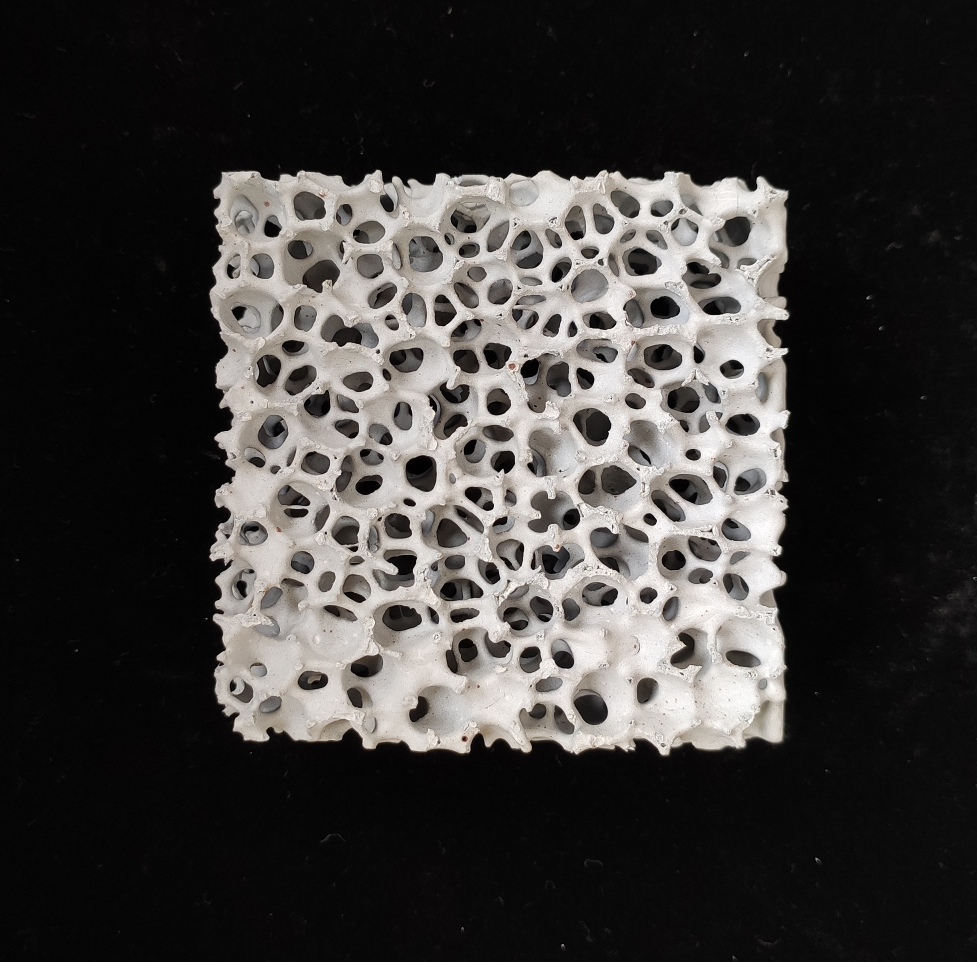
#> input picture closed_holes_detection/test_set/close/yes/5.jpg, 1953 x 1924 px (shown at 1/2 size)
$ python closed_holes_detect.py
#> lines starting #> are read from the running program, lines starting #| are printed output that depends on the picture; after the words box and inside, x2 and y2 are one past the last pixel; in counts of white or black regions, pixels touching at a corner belong together
# -*- coding: utf-8 -*-
'''

   @Time    : 2020/10/3 10:18
   @Author  : liuxu
   @File    : closed_holes_detect.py
   @Software: PyCharm

'''

# 检测堵孔
import cv2
import numpy as np
import os
import math
import matplotlib.pylab as plt

# [7 lines of commented-out code are left out]
filepath = "./test_set/close/yes/5.jpg"
# [20 lines of commented-out code are left out]
IMAGE_WIDTH = 750
IMAGE_HEIGHT = 750

# 存放图像处理过程的列表
all_images = []


# 求窗口内所有的孔径，返回窗口内所有孔洞的孔径
def cal_all_hole_size(contours):
    radius_list = []
    for i in range(len(contours)):
        temp_con = contours[i]
        (x, y), radius = cv2.minEnclosingCircle(temp_con)
        if radius > 0:
            radius_list.append(radius)
    radius_list.sort(reverse=True)
    fileObject = open('holes_size.txt', 'w')
    for r in radius_list:
        if float(r) < 100.0:
            fileObject.write(str(r))
            fileObject.write('\n')
    return radius_list


# 使用plt显示一张图片
# [35 lines left out: functions plt_show_one_pic, plt_show_muti_pic, not called in this run]


# 显示图像
def cv_show(name, img):
    cv2.imshow(name, img)
    # cv2.waitKey(0)


# 对图像resize处理
def row_image_resize(image, width, height):
    # image输入图像，width，height 期望得到的宽和高
    image = cv2.resize(image, (width, height))
    # print("resized image:", image.shape)
    return image


# 读入一张图像,返回
def read_an_gray_image(image_path):
    return cv2.imread(image_path)


# 读入文件夹下的所有图像,返回一个路径的列表,(相对路径)
# [9 lines left out: function read_images, not called in this run]


# #图像预处理函数
def pre_process(rowimage):
    # 显示原图
    # cv_show("row image", rowimage)
    grayimage = cv2.cvtColor(rowimage, cv2.COLOR_BGR2GRAY)  # 灰度化
    all_images.append((grayimage, "grayimage"))  # 填入列表
    resizedimage = row_image_resize(grayimage, IMAGE_WIDTH, IMAGE_HEIGHT)  # resize
    all_images.append((resizedimage, "resizedimage"))  # 填入列表
    cv_show("resizeimg", resizedimage)
    #
    # blur_image = cv2.blur(resizedimage,(3,3))
    # cv_show("blur_img",blur_image)

    # 运用大津算法进行图像分割
    ret, im_th = cv2.threshold(resizedimage, 0, 255, cv2.THRESH_OTSU)

    # 使用全局固定阈值处理
    ret,im_th = cv2.threshold(resizedimage,int(ret+25),255,cv2.THRESH_BINARY)


    cv_show("image after OTSU", im_th)
    all_images.append((im_th, "OTSU"))

    # [24 lines of commented-out code are left out]
    return im_th


# 求滑动窗口内孔径的平均值
# [11 lines left out: function cal_mean_hole_size, not called in this run]


# 占空比计算函数
def cal_duty_cycle_in_rect(cropped_rotated_image, edge_length):


    # 正常区域占空比
    normal_duty_list = []
    # 非正常区域占空比
    unnormal_duty_list = []


    # 中值滤波去除面积微小的区域
    cropped_rotated_image = cv2.medianBlur(cropped_rotated_image, 3)

    print("根据占空比特征检测缺陷")
    # 是否存在堵孔缺陷的标志
    closed_holes_flag = 0
    # [5 lines of commented-out code are left out]
    img = cropped_rotated_image.copy()
    width_0 = img.shape[1]  # numpy的shape方法和
    height_0 = img.shape[0]
    # 减小尺寸后的图像
    mini_img = img[5:(height_0 - 5), 5:(width_0 - 5)]
    all_images.append((mini_img, "mini_img"))  # 填入列表
    print("mini_img shape: ", mini_img.shape)

    # 减小后的尺寸
    width = mini_img.shape[1]  # numpy的shape方法和
    height = mini_img.shape[0]
    # print("width:",width)
    # print("height:",height)

    cv_show("mini:", mini_img)
    th = mini_img.max()  # 因为从二值图像转换RGB-->灰度图,灰度图像也是有两个值th和0
    S = float(edge_length * edge_length)  # 计算滑块的面积
    gray_value_S = S * float(th)  # 当滑块全部落在目标区域内的时候，总的灰度值的和

    # 初始化一个表示孔洞数量的二维数组
    rate_arr = np.zeros(
        [math.ceil((height - edge_length) / 10), math.ceil((width - edge_length) / 10)])  # math.ceil向上取整
    # print("二维数组shape: ",cons_num_arr.shape)

    min_value_rate = 1.0
    # 为提高运算速度，左右和上下相邻两个窗口间隔10px

    black_img = np.zeros_like(mini_img)  # 创建一个同大小的(0,0,0)黑色图像
    white_img = black_img
    white_img_rgb = cv2.cvtColor(white_img, cv2.COLOR_GRAY2BGR)

    mini_img_rgb = cv2.cvtColor(mini_img, cv2.COLOR_GRAY2BGR)
    for row in range(0, int(height - edge_length), 10):
        for col in range(0, int(width - edge_length), 10):
            temp_img = mini_img[int(row):int(row + edge_length), int(col):int(col + edge_length)]
            box = [[col, row], [col + edge_length, row], [col + edge_length, row + edge_length],
                   [col, row + edge_length]]  # 堵孔的矩形框
            box = np.array(box)  # list to ndarray
            # print("temp box: ",box)
            temp_sum = temp_img.sum()
            # print("temp_sum value: ", temp_sum)
            temp_rate = float(temp_sum / gray_value_S)
            rate_arr[int(row / 10)][int(col / 10)] = temp_rate

            # print("temp_sum value / gray_value_S={}".format(temp_sum / gray_value_S))
            if temp_rate < min_value_rate:
                min_value_rate = temp_rate

            if temp_rate < 0.055:
                # mini_img_with_rect = cv2.drawContours(mini_img_rgb, [box], 0, (0, 0, 255), 1)
                cv2.drawContours(white_img, [box], 0, (255, 255, 255), cv2.FILLED)
                unnormal_duty_list.append(temp_rate)
            else:
                normal_duty_list.append(temp_rate)

                # cv_show("mini_img_with_rect: ", mini_img_with_rect)
    print("正常区域占空比列表：",normal_duty_list)
    f1 = open("normal_duty_list.txt",'w')
    f2 = open("unnormal_duty_list.txt",'w')

    for line in normal_duty_list:
        f1.write(str(line)+"\n")
    f1.close()
    for line in unnormal_duty_list:
        f2.write(str(line)+"\n")
    f2.close()

    print("正常区域占空比列表的长度：",len(normal_duty_list))
    print("非正常区域占空比列表：",unnormal_duty_list)
    print("非正常区域占空比列表长度：",len(unnormal_duty_list))


    # 把检测的滑动窗口用轮廓算法连接起来
    contours, _ = cv2.findContours(white_img, cv2.RETR_TREE, cv2.CHAIN_APPROX_SIMPLE)

    # cv2.drawContours(white_img_rgb,contours,-1,(0,0,255),thickness=1)
    # cv2.imshow("contours",white_img_rgb)

    cv2.drawContours(mini_img_rgb, contours, -1, (0, 0, 255), thickness=2)
    cv2.imshow("contours", mini_img_rgb)

    print("min_value_rate: ", min_value_rate)
    if min_value_rate < 0.055:
        print("该过滤网存在堵孔缺陷")
    else:
        print("该过滤网不存在堵孔缺陷")

    cv2.imshow("white with rect", white_img)

    return rate_arr

def crap_and_rotate(img, rect):
    box = cv2.boxPoints(rect)
    box = np.int0(box)
    # 对图像进行剪裁和旋转至水平
    width = int(rect[1][0])  # 图像的宽度
    height = int(rect[1][1])  # 图像的高度
    src_pts = box.astype("float32")
    dst_pts = np.array([[0, height - 1],
                        [0, 0],
                        [width - 1, 0],
                        [width - 1, height - 1]], dtype="float32")

    M = cv2.getPerspectiveTransform(src_pts, dst_pts)
    warped = cv2.warpPerspective(img, M, (width, height))

    cv_show("cropped and rotated! ", warped)
    all_images.append((warped, "wrop&rotate"))
    warped_gray = cv2.cvtColor(warped, cv2.COLOR_BGR2GRAY)
    return warped_gray


# 找出区域
def find_closed_holes(preprocessedimage):
    # [6 lines of commented-out code are left out]

    img = preprocessedimage.copy()
    contours, hierarchy = cv2.findContours(img, cv2.RETR_TREE, cv2.CHAIN_APPROX_SIMPLE)
    # [5 lines of commented-out code are left out]
    areas = []  # 轮廓所围成的面积构成的数组
    for idx in range(len(contours)):
        areas.append(cv2.contourArea(contours[idx]))

    largest_idx = np.argmax(np.array(areas))  # 最大面积的下标

    # 最小外接矩形
    rect = cv2.minAreaRect(contours[largest_idx])  # 返回  中心点坐标（x,y) width:rect[1][0] height: rect[1][1] 旋转角度θ
    # print("rect type:", type(rect))
    # print(rect)
    box = cv2.boxPoints(rect)
    box = np.int0(box)
    # print("box type",type(box))
    # print("box:", box)

    # 画出样品的轮廓
    img = preprocessedimage.copy()
    # 为显示彩色,把灰度图像转换为RGB三通道图像
    img_rgb = cv2.cvtColor(img, cv2.COLOR_GRAY2BGR)

    img_with_rect = cv2.drawContours(img_rgb, [box], 0, (0, 0, 255), 2)
    all_images.append((img_with_rect, "img_with_rect"))  # 填入列表

    cv_show("image with rect", img_with_rect)

    new_img_with_rect = crap_and_rotate(img_with_rect, rect)
    cv_show("new_img_with_rect", new_img_with_rect)

    # # 画出样品的轮廓
    # img = preprocessedimage.copy()
    # # 为显示彩色,把灰度图像转换为RGB三通道图像
    # img_rgb = cv2.cvtColor(img_rgb, cv2.COLOR_GRAY2BGR)
    draw_con_img = cv2.drawContours(img_rgb, contours, largest_idx, (255, 0, 0), cv2.FILLED)

    # 显示画出轮廓后的图像
    # cv_show("image with contours", draw_con_img)

    # 图像取差集 imagesub = imagesub1 - imagesub2
    imgsub1 = draw_con_img.copy()
    imgsub2 = preprocessedimage.copy()
    # blur_image为单通道图像，需要转换为RGB图像
    imgsub2 = cv2.cvtColor(imgsub2, cv2.COLOR_GRAY2BGR)

    # 取差集
    imgsub = cv2.subtract(imgsub1, imgsub2)

    all_images.append((imgsub, "sub"))
    # 显示取差集后图像
    cv_show("image substraction", imgsub)

    # 取差集后对图像进行闭运算操作,填补小孔洞
    # 定义矩形结构元
    kernel = cv2.getStructuringElement(cv2.MORPH_RECT, (1, 1))
    closedimg = cv2.morphologyEx(imgsub, cv2.MORPH_CLOSE, kernel, iterations=1)
    cv_show("image after close operation", closedimg)

    # 在取差集后的图像找轮廓
    image_find_contours = closedimg.copy()
    # 二值化,要用到阈值函数cv2.threshold()
    # cv2.findContours()要输入二值图像

    # 灰度化
    image_find_contours_gray = cv2.cvtColor(image_find_contours, cv2.COLOR_BGR2GRAY)
    ret, image_find_contours_bin = cv2.threshold(image_find_contours_gray, 0, 255, cv2.THRESH_OTSU)

    # 在二值图像找出所有轮廓,  过滤网中所有的孔洞的轮廓
    contours, hierarchy = cv2.findContours(image_find_contours_bin, cv2.RETR_TREE, cv2.CHAIN_APPROX_SIMPLE)

    hole_size_list = cal_all_hole_size(contours)
    print("holes size:", hole_size_list)

    areas = []
    for idx in range(len(contours)):
        areas.append(cv2.contourArea(contours[idx]))

    # 在差集图像中画出轮廓
    image_with_cons = cv2.drawContours(image_find_contours, contours, -1, (51, 153, 255), 1)

    all_images.append((image_with_cons, "image_with_cons"))

    cv_show("image_with_cons: ", image_with_cons)

    # 对图像进行剪裁和旋转至水平
    width = int(rect[1][0])  # 图像的宽度
    height = int(rect[1][1])  # 图像的高度
    src_pts = box.astype("float32")
    dst_pts = np.array([[0, height - 1],
                        [0, 0],
                        [width - 1, 0],
                        [width - 1, height - 1]], dtype="float32")

    M = cv2.getPerspectiveTransform(src_pts, dst_pts)
    warped = cv2.warpPerspective(image_with_cons, M, (width, height))

    cv_show("cropped and rotated! ", warped)
    all_images.append((warped, "wrop&rotate"))
    warped_gray = cv2.cvtColor(warped, cv2.COLOR_BGR2GRAY)
    all_images.append((warped_gray, "gray"))


    ###################################占空比与最小生成树检测缺陷#########################################
    # 根据窗口内的占空比
    # 改进后占空比
    arr = cal_duty_cycle_in_rect(warped_gray, int(warped_gray.shape[0] / 5))


# 对单个图像检测
def single_detection(imagepath):
    rowimg = read_an_gray_image(imagepath)
    preproimg = pre_process(rowimg)
    find_closed_holes(preproimg)


# 对文件夹下的所有图像进行检测
# [7 lines left out: function dictory_detection, not called in this run]


# main函数
def main():
    # 对一幅堵孔图像处理
    single_detection(filepath)
#> in read_an_gray_image, returned value is the input picture: shape (1924, 1953, 3); mean B, G, R 57.7, 59.1, 61.2
#> in pre_process, `ret, im_th = cv2.threshold(resizedimage, 0, 255, cv2.THRESH_OTSU)`:
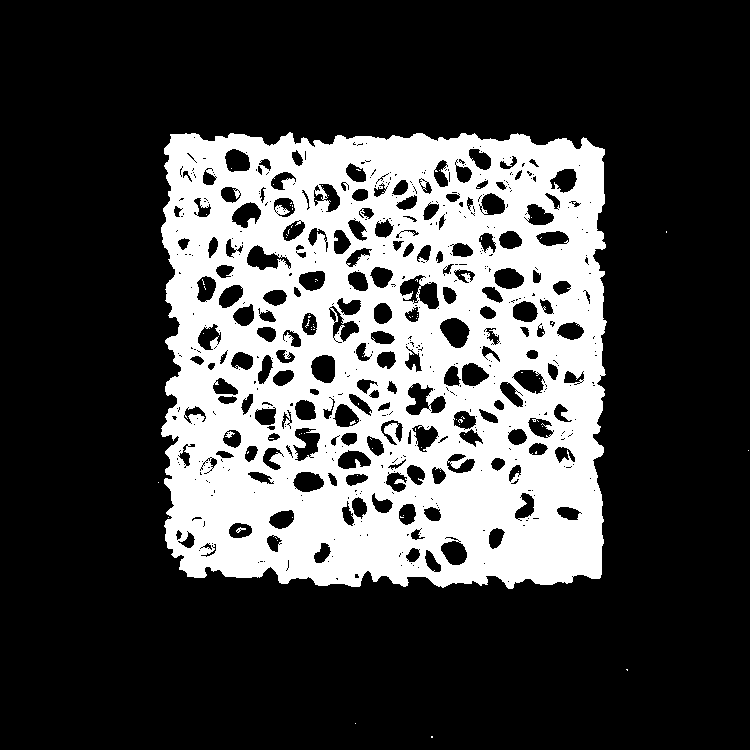
#> im_th: shape (750, 750); 27.2% white; 80 white regions (78 under 20 px), largest, box (x1, y1, x2, y2) and area: (161, 132, 607, 589) 152540, (236, 527, 246, 533) 26
#> in pre_process, `ret, im_th = cv2.threshold(resizedimage, 0, 255, cv2.THRESH_OTSU)`: ret = 99
#> in pre_process, `ret,im_th = cv2.threshold(resizedimage,int(ret+25),255,cv2.THRESH_BINA..`: ret = 124
#> in find_closed_holes, `contours, hierarchy = cv2.findContours(img, cv2.RETR_TREE, cv2.CHAIN_A..`: contours = 1128 contours, 924 with area under 20; largest, box (x1, y1, x2, y2) and area: (161, 133, 607, 589) 189568, (399, 274, 440, 323) 1200, (327, 297, 362, 344) 990, (443, 362, 490, 397) 951, (382, 454, 426, 495) 845
#> after the loop in find_closed_holes, `for idx in range(len(contours)):`: areas = 1128 values, max 189567.5 at index 3, min 0 at index 0, mean 217.6
#> in find_closed_holes, `largest_idx = np.argmax(np.array(areas))`: largest_idx = 3
#> in find_closed_holes, `rect = cv2.minAreaRect(contours[largest_idx])`: rect = ((383.5, 360.5), (455, 445), -90)
#> in find_closed_holes, `box = cv2.boxPoints(rect)`: box = [[606, 588], [161, 588], [161, 133], [606, 133]]
#> in crap_and_rotate, `width = int(rect[1][0])`: width = 455
#> in crap_and_rotate, `height = int(rect[1][1])`: height = 445
#> in crap_and_rotate, `src_pts = box.astype("float32")`: src_pts = [[606, 588], [161, 588], [161, 133], [606, 133]]
#> in crap_and_rotate, `dst_pts = np.array([[0, height - 1], [0, 0], [width - 1, 0], [width - ..`: dst_pts = [[0, 444], [0, 0], [454, 0], [454, 444]]
#> in crap_and_rotate, `M = cv2.getPerspectiveTransform(src_pts, dst_pts)`: M = [[1.88e-16, -0.998, 586.7], [0.998, 0, -160.6], [2.81e-19, 0, 1]]
#> in find_closed_holes, `imgsub = cv2.subtract(imgsub1, imgsub2)`:
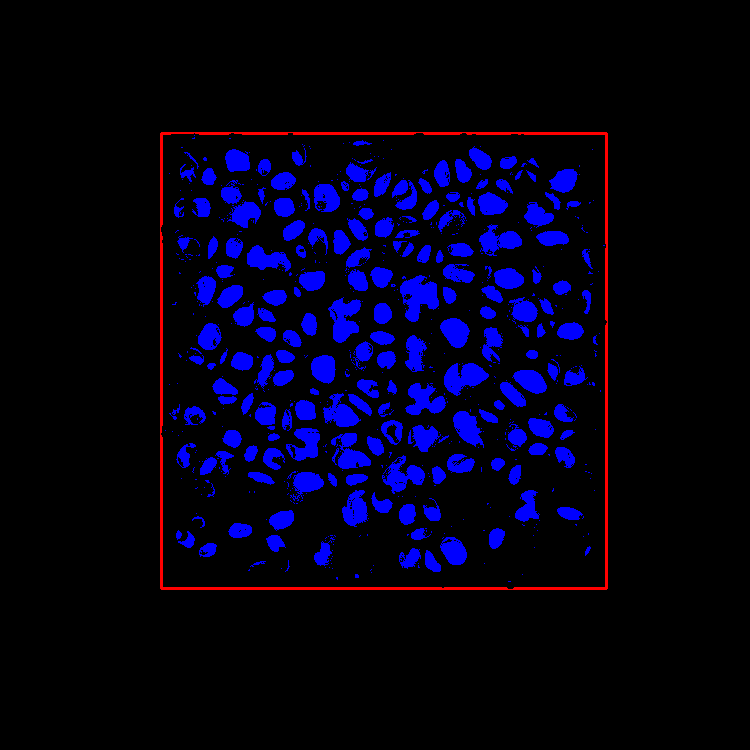
#> imgsub: shape (750, 750, 3); mean B, G, R 22, 0, 2.4
#> in find_closed_holes, `kernel = cv2.getStructuringElement(cv2.MORPH_RECT, (1, 1))`: kernel = [1]
#> in find_closed_holes, `ret, image_find_contours_bin = cv2.threshold(image_find_contours_gray,..`:
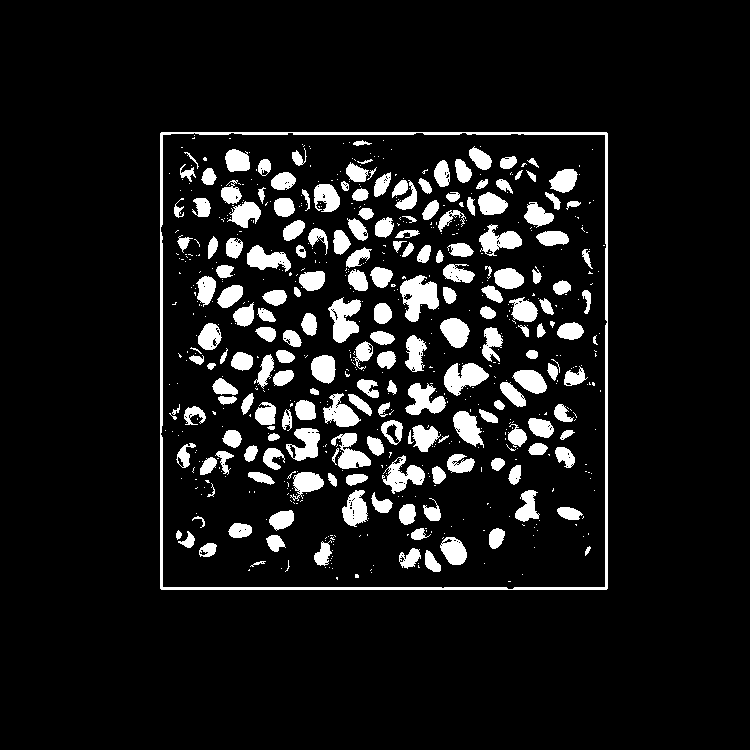
#> image_find_contours_bin: shape (750, 750); 9.5% white; 662 white regions (471 under 20 px)
#> in find_closed_holes, `ret, image_find_contours_bin = cv2.threshold(image_find_contours_gray,..`: ret = 0
#> in find_closed_holes, `contours, hierarchy = cv2.findContours(image_find_contours_bin, cv2.RE..`: contours = 950 contours, 757 with area under 20; largest, box (x1, y1, x2, y2) and area: (160, 132, 608, 590) 204277, (160, 132, 608, 590) 200832, (400, 275, 439, 322) 1038, (328, 297, 361, 343) 842, (444, 363, 489, 396) 815
#> the loop in cal_all_hole_size, `for i in range(len(contours)):` made 950 passes
#> (x, y, radius) on passes 1, 2, 5: (383.5, 360.5, 318.9), (383.5, 360.5, 316.1), (522, 574, 0.0001)
#> after the loop in cal_all_hole_size, `for i in range(len(contours)):`: radius_list = 950 values, max 318.9 at index 0, min 0.0001 at index 4, mean 3.58
#> the loop in cal_all_hole_size, `for r in radius_list:` made 950 passes
#> r on passes 1 to 3: 318.9, 316.1, 23.57
#> in find_closed_holes, `hole_size_list = cal_all_hole_size(contours)`: hole_size_list = 950 values, max 318.9 at index 0, min 0.0001 at index 658, mean 3.58
#> (printed output is left out)
#> after the loop in find_closed_holes, `for idx in range(len(contours)):`: areas = 950 values, max 204277 at index 0, min 0 at index 2, mean 472.5
#> in find_closed_holes, `image_with_cons = cv2.drawContours(image_find_contours, contours, -1, ..`:
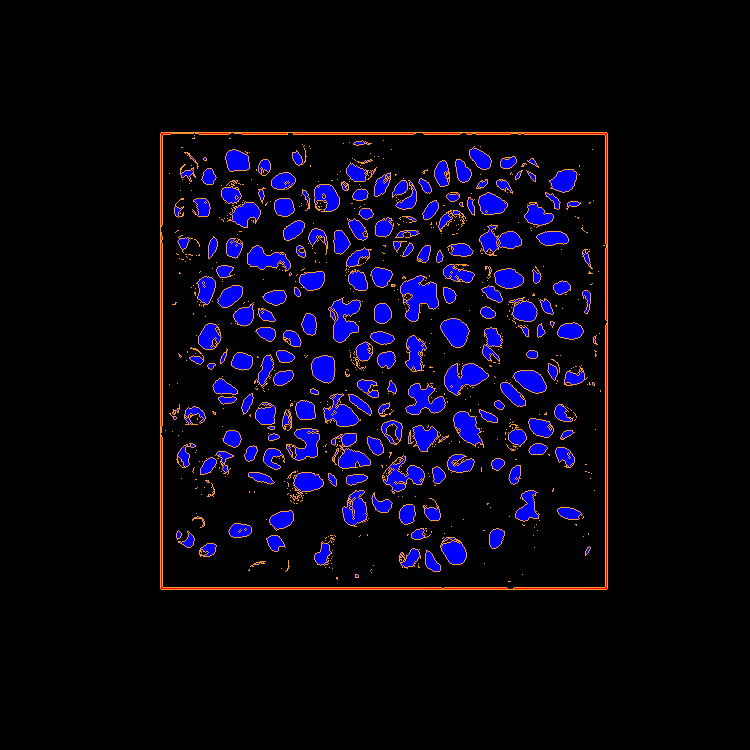
#> image_with_cons: shape (750, 750, 3); mean B, G, R 17.5, 4.5, 8.3
#> in find_closed_holes, `width = int(rect[1][0])`: width = 455
#> in find_closed_holes, `height = int(rect[1][1])`: height = 445
#> in find_closed_holes, `src_pts = box.astype("float32")`: src_pts = [[606, 588], [161, 588], [161, 133], [606, 133]]
#> in find_closed_holes, `dst_pts = np.array([[0, height - 1], [0, 0], [width - 1, 0], [width - ..`: dst_pts = [[0, 444], [0, 0], [454, 0], [454, 444]]
#> in cal_duty_cycle_in_rect, `th = mini_img.max()`: th = 166
#> in cal_duty_cycle_in_rect, `gray_value_S = S * float(th)`: gray_value_S = 1314886
#> after the loop in cal_duty_cycle_in_rect, `for row in range(0, int(height - edge_length), 10):`:
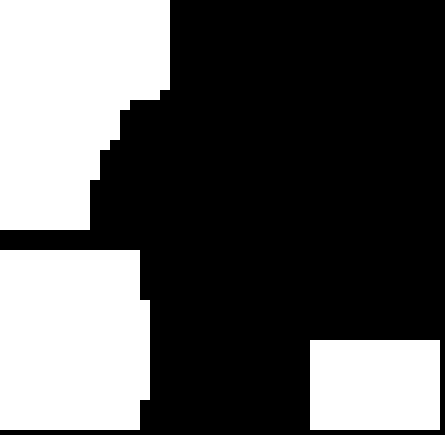
#> white_img: shape (435, 445); 35.3% white; 3 white regions
#> after the loop in cal_duty_cycle_in_rect, `for row in range(0, int(height - edge_length), 10):`: min_value_rate = 0.0205; normal_duty_list = 1151 values, max 0.157 at index 538, min 0.055 at index 852, mean 0.104; unnormal_duty_list = 109 values, max 0.0548 at index 107, min 0.0205 at index 75, mean 0.0406
#> the loop in cal_duty_cycle_in_rect, `for line in normal_duty_list:` made 1151 passes
#> line on passes 1 to 3: 0.0642, 0.0724, 0.0777
#> the loop in cal_duty_cycle_in_rect, `for line in unnormal_duty_list:` made 109 passes
#> line on passes 1 to 4: 0.0264, 0.0283, 0.0297, 0.0363
#> in cal_duty_cycle_in_rect, `contours, _ = cv2.findContours(white_img, cv2.RETR_TREE, cv2.CHAIN_APP..`: contours = 3 contours; box (x1, y1, x2, y2) and area: (0, 0, 170, 230) 30004, (0, 250, 150, 430) 25872, (310, 340, 440, 430) 11481
#> in cal_duty_cycle_in_rect, `cv2.drawContours(mini_img_rgb, contours, -1, (0, 0, 255), thickness=2)`:
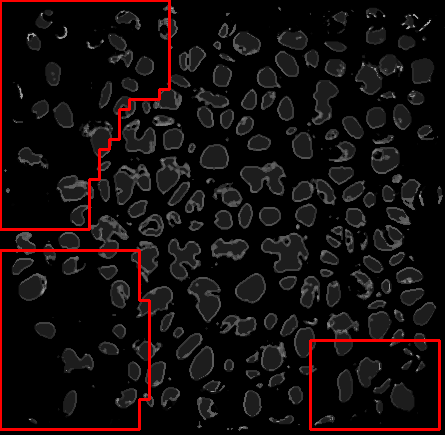
#> mini_img_rgb: shape (435, 445, 3); mean B, G, R 13.1, 13.1, 19.8
    cv2.waitKey(0)
    # 对文件夹下所有存在堵孔的图像进行检测
    # dictory_detection(sunken_img_dictoryname)

    # 对文件下所有正常图像进行检测d
    # dictory_detection(unsunken_img_dictoryname)


if __name__ == "__main__":
    main()
